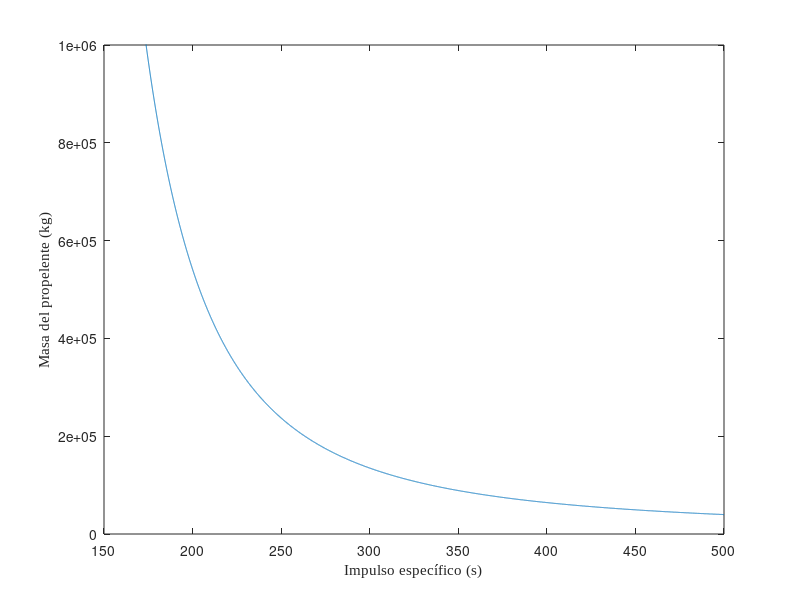
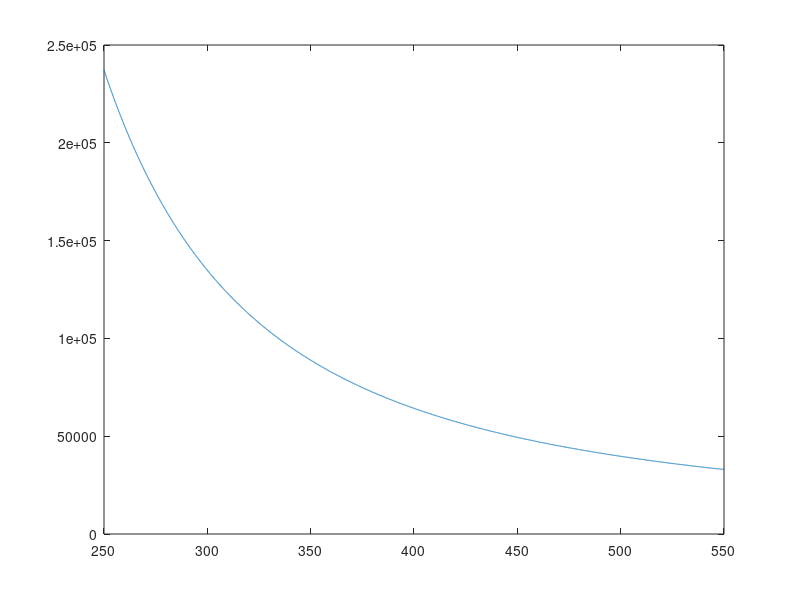

Recreate these plots in MATLAB, in order. (Note: this script raises an error after producing the figures.)
% Código para obtener la gráfica
% de la relación de la masa de propelente frente al impulso específico 
% para una trayectoria de LEO a GEO y de GEO a LEO con cirucularización en cada una de ellas 
% con una masa final, o masa del cohete sin combustible de 10 toneladas. 

%-----------DATOS----------
incremento_v = 7.864*10^3;
m_cohete = 10^4;
g_0 = 9.80665;

%-----------Cálculos-------
I_s = linspace(150,500,10000);
m_propelente = m_cohete*((exp(incremento_v./(I_s*g_0)))-1);


%----------Gráfica---------
figure
subplot(1,1,1)
plot(I_s,m_propelente)
ylim([0,1000000])
xlabel('Impulso específico (s)','FontName','Times New Roman')
ylabel('Masa del propelente (kg)','FontName','Times New Roman')



%%
% Código para obtener la gráfica comentada
% de la relación de la masa de propelente frente al impulso específico 
% para una trayectoria de LEO a GEO y de GEO a LEO con cirucularización en cada una de ellas 
% con una masa final, o masa del cohete sin combustible de 10 toneladas. 

%-----------DATOS----------
incremento_v = 7.864*10^3;
m_cohete = 10^4;
g_0 = 9.80665;

%-----------Cálculos-------
I_s = linspace(250,550,10000);
m_propelente = m_cohete*((exp(incremento_v./(I_s*g_0)))-1);
m_max_propelente = 40000;
I_s_min_value = incremento_v/(log(5)*g_0);


%----------Gráfica---------
figure
subplot(1,1,1)
plot(I_s,m_propelente)
xline(I_s_min_value, '--', 'Color', [0.00 0.50 0.20], 'LineWidth', 1.5);
yline(m_max_propelente, '--', 'Color', [0.00 0.50 0.20], 'LineWidth', 1.5);
xlabel('Impulso específico (s)','FontName','Times New Roman')
ylabel('Masa del propelente (kg)','FontName','Times New Roman')


%%

%masa de propelente para cada caso: 
incremento_v = 7.864*10^3;
m_final = 10000;

%-----Gas frío de CO_2-----
I_s_g_frio = 61;
m_propelente_g_frio = m_cohete*((exp(incremento_v./(I_s_g_frio*g_0)))-1);
p_masa_propelente_g_frio = (m_propelente_g_frio / (m_propelente_g_frio + m_final))*100;
fprintf('La masa de propelente necesaria con gas frío es: %g kg; con un porcentage de propelente con respecto de la masa total de: %g\n',m_propelente_g_frio,p_masa_propelente_g_frio);



%-----Monopropelente de hidracina-----
I_s_mono_hidracina = 220;
m_propelente_m_hidracina = m_cohete*((exp(incremento_v./(I_s_mono_hidracina*g_0)))-1);
p_masa_propelente_mono_hidracina = (m_propelente_m_hidracina/ (m_propelente_m_hidracina + m_final))*100;
fprintf('La masa de propelente necesaria con monopropelente de hidrazina es: %g kg; con un porcentage de propelente con respecto de la masa total de: %g\n',m_propelente_m_hidracina,p_masa_propelente_mono_hidracina);



%----- Bipropelente de LOX (Liquid Oxigen) + CH_4 -----
I_s_LOX_CH4 = 380;
m_propelente_LOX_CH4 = m_cohete*((exp(incremento_v./(I_s_LOX_CH4 *g_0)))-1);
p_masa_propelente_LOX_CH4 = (m_propelente_LOX_CH4 / (m_propelente_LOX_CH4 + m_final))*100;
fprintf('La masa de propelente necesaria con Bipropelente de LOX (Liquid Oxigen) + CH_4 es: %g kg; con un porcentage de propelente con respecto de la masa total de: %g\n',m_propelente_LOX_CH4,p_masa_propelente_LOX_CH4);



%----- Bipropelente de LOX (Liquid Oxigen) + H_2 -----
I_s_LOX_H2 = 450;
m_propelente_LOX_H2 = m_cohete*((exp(incremento_v./(I_s_LOX_H2 *g_0)))-1);
p_masa_propelente_LOX_H2 = (m_propelente_LOX_H2 / (m_propelente_LOX_H2 + m_final))*100;
fprintf('La masa de propelente necesaria con Bipropelente de LOX (Liquid Oxigen) + CH_4 es: %g kg; con un porcentage de propelente con respecto de la masa total de: %g\n',m_propelente_LOX_H2,p_masa_propelente_LOX_H2);



%%

% Código para obtener la gráfica comentada con escala linear
% de la relación de la masa de propelente frente al impulso específico 
% para una trayectoria de LEO a GEO y de GEO a LEO con cirucularización en cada una de ellas 
% con una masa final, o masa del cohete sin combustible de 10 toneladas. 
% En esta gráfica se han añadido los impulsos específicos de Gas frío de CO_2
% Monopropelente de hidracina, Bipropelente de LOX (Liquid Oxigen) + CH_4, Bipropelente de LOX (Liquid Oxigen) + H_2

%-----------DATOS----------
incremento_v = 7.864*10^3;
m_cohete = 10^4;
g_0 = 9.80665;
I_s_g_frio = 61;
I_s_mono_hidracina = 220;
I_s_LOX_CH4 = 380;
I_s_LOX_H2 = 450;
I_s_list = [I_s_g_frio,I_s_mono_hidracina,I_s_LOX_CH4,I_s_LOX_H2];
m_propelente_g_frio = m_cohete*((exp(incremento_v./(I_s_g_frio*g_0)))-1);
m_propelente_m_hidracina = m_cohete*((exp(incremento_v./(I_s_mono_hidracina*g_0)))-1);
m_propelente_LOX_CH4 = m_cohete*((exp(incremento_v./(I_s_LOX_CH4 *g_0)))-1);
m_propelente_LOX_H2 = m_cohete*((exp(incremento_v./(I_s_LOX_H2 *g_0)))-1);
m_propelente_list = [m_propelente_g_frio,m_propelente_m_hidracina,m_propelente_LOX_CH4,m_propelente_LOX_H2];
I_s_min_value = incremento_v/((g_0)*log(5));
m_max_propelente = 40000;

%-----------Cálculos-------
I_s = linspace(55,550,10000);
m_propelente = m_cohete*((exp(incremento_v./(I_s*g_0)))-1);



%----------Gráfica---------
figure
subplot(1,1,1)
plot(I_s,m_propelente)
hold on 
xline(I_s_min_value, '--', 'Color', [0.00 0.50 0.20], 'LineWidth', 1.5);
yline(m_max_propelente, '--', 'Color', [0.00 0.50 0.20], 'LineWidth', 1.5);
xlabel('Impulso específico (s)','FontName','Times New Roman')
ylim([0,6*10^9])
ylabel('Masa del propelente (kg)','FontName','Times New Roman')
scatter(I_s_list,m_propelente_list,36,[0.55 0.20 0.85],'filled')
hold off


%%

% Código para obtener la gráfica comentada con escala logarítmica en el eje
% y
% de la relación de la masa de propelente frente al impulso específico 
% para una trayectoria de LEO a GEO y de GEO a LEO con cirucularización en cada una de ellas 
% con una masa final, o masa del cohete sin combustible de 10 toneladas. 
% En esta gráfica se han añadido los impulsos específicos de Gas frío de CO_2
% Monopropelente de hidracina, Bipropelente de LOX (Liquid Oxigen) + CH_4, Bipropelente de LOX (Liquid Oxigen) + H_2

%-----------DATOS----------
incremento_v = 7.864*10^3;
m_cohete = 10^4;
g_0 = 9.80665;
I_s_g_frio = 61;
I_s_mono_hidracina = 220;
I_s_LOX_CH4 = 380;
I_s_LOX_H2 = 450;
I_s_list = [I_s_g_frio,I_s_mono_hidracina,I_s_LOX_CH4,I_s_LOX_H2];
m_propelente_g_frio = m_cohete*((exp(incremento_v./(I_s_g_frio*g_0)))-1);
m_propelente_m_hidracina = m_cohete*((exp(incremento_v./(I_s_mono_hidracina*g_0)))-1);
m_propelente_LOX_CH4 = m_cohete*((exp(incremento_v./(I_s_LOX_CH4 *g_0)))-1);
m_propelente_LOX_H2 = m_cohete*((exp(incremento_v./(I_s_LOX_H2 *g_0)))-1);
m_propelente_list = [m_propelente_g_frio,m_propelente_m_hidracina,m_propelente_LOX_CH4,m_propelente_LOX_H2];
I_s_min_value = incremento_v/((g_0)*log(5));
m_max_propelente = 40000;

%-----------Cálculos-------
I_s = linspace(55,550,10000);
m_propelente = m_cohete*((exp(incremento_v./(I_s*g_0)))-1);



%----------Gráfica---------
figure
subplot(1,1,1)
semilogy(I_s, m_propelente)
hold on 
xline(I_s_min_value, '--', 'Color', [0.00 0.50 0.20], 'LineWidth', 1.5);
yline(m_max_propelente, '--', 'Color', [0.00 0.50 0.20], 'LineWidth', 1.5);
xlabel('Impulso específico (s)','FontName','Times New Roman')
ylim([0,9*10^9])
ylabel('Masa del propelente (kg)','FontName','Times New Roman')
scatter(I_s_list,m_propelente_list,36,[0.55 0.20 0.85],'filled')
hold off
